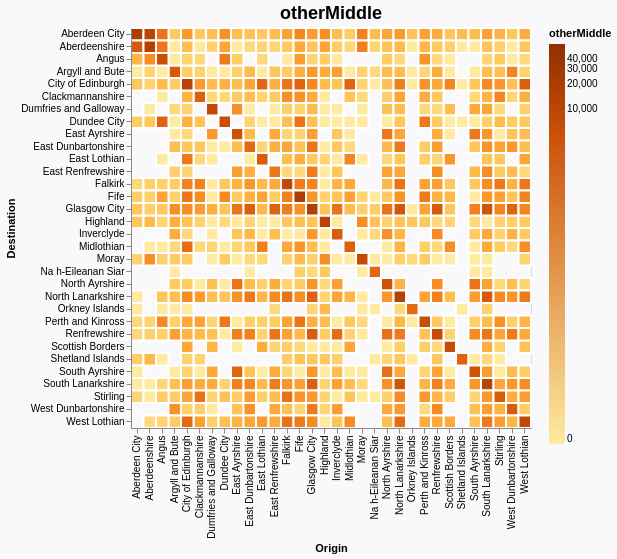

Here is the Vega-Lite specification saved for this chart:
### Vega-Lite specification from a JSON file in a GitHub repository (floating-point values rounded to 4 significant figures; data arrays with more than 128 entries replaced by an {"elided": "..."} marker saying what was removed)
{"$schema": "https://vega.github.io/schema/vega-lite/v5.json", "config": {"view": {}}, "background": "#f9f9fc", "title": {"text": "otherMiddle", "fontSize": 18}, "width": 400, "height": 400, "data": {"values": {"elided": "802 records"}}, "transform": [{"lookup": "source", "from": {"data": {"values": [{"lad17cd": "S12000005", "lad17nm": "Clackmannanshire", "cx": "291538", "cy": "695953"}, {"lad17cd": "S12000008", "lad17nm": "East Ayrshire", "cx": "253876", "cy": "624467"}, {"lad17cd": "S12000010", "lad17nm": "East Lothian", "cx": "354574", "cy": "671565"}, {"lad17cd": "S12000011", "lad17nm": "East Renfrewshire", "cx": "251243", "cy": "653894"}, {"lad17cd": "S12000013", "lad17nm": "Na h-Eileanan Siar", "cx": "126079", "cy": "925104"}, {"lad17cd": "S12000014", "lad17nm": "Falkirk", "cx": "287614", "cy": "679220"}, {"lad17cd": "S12000006", "lad17nm": "Dumfries and Galloway", "cx": "274463", "cy": "577773"}, {"lad17cd": "S12000015", "lad17nm": "Fife", "cx": "330459", "cy": "705129"}, {"lad17cd": "S12000017", "lad17nm": "Highland", "cx": "241140", "cy": "858171"}, {"lad17cd": "S12000018", "lad17nm": "Inverclyde", "cx": "228525", "cy": "670749"}, {"lad17cd": "S12000019", "lad17nm": "Midlothian", "cx": "329748", "cy": "661150"}, {"lad17cd": "S12000020", "lad17nm": "Moray", "cx": "323513", "cy": "844187"}, {"lad17cd": "S12000021", "lad17nm": "North Ayrshire", "cx": "229194", "cy": "651054"}, {"lad17cd": "S12000023", "lad17nm": "Orkney Islands", "cx": "336664", "cy": "1013618"}, {"lad17cd": "S12000024", "lad17nm": "Perth and Kinross", "cx": "287512", "cy": "743022"}, {"lad17cd": "S12000040", "lad17nm": "West Lothian", "cx": "301455", "cy": "667064"}, {"lad17cd": "S12000026", "lad17nm": "Scottish Borders", "cx": "349818", "cy": "631748"}, {"lad17cd": "S12000027", "lad17nm": "Shetland Islands", "cx": "436220", "cy": "1158484"}, {"lad17cd": "S12000028", "lad17nm": "South Ayrshire", "cx": "229826", "cy": "601763"}, {"lad17cd": "S12000038", "lad17nm": "Renfrewshire", "cx": "240948", "cy": "664304"}, {"lad17cd": "S12000039", "lad17nm": "West Dunbartonshire", "cx": "243650", "cy": "680064"}, {"lad17cd": "S12000029", "lad17nm": "South Lanarkshire", "cx": "285631", "cy": "637701"}, {"lad17cd": "S12000030", "lad17nm": "Stirling", "cx": "255534", "cy": "707548"}, {"lad17cd": "S12000033", "lad17nm": "Aberdeen City", "cx": "389618", "cy": "807854"}, {"lad17cd": "S12000034", "lad17nm": "Aberdeenshire", "cx": "361564", "cy": "817234"}, {"lad17cd": "S12000035", "lad17nm": "Argyll and Bute", "cx": "199951", "cy": "692400"}, {"lad17cd": "S12000036", "lad17nm": "City of Edinburgh", "cx": "319752", "cy": "670857"}, {"lad17cd": "S12000041", "lad17nm": "Angus", "cx": "343195", "cy": "759046"}, {"lad17cd": "S12000042", "lad17nm": "Dundee City", "cx": "340844", "cy": "732132"}, {"lad17cd": "S12000044", "lad17nm": "North Lanarkshire", "cx": "277459", "cy": "666649"}, {"lad17cd": "S12000045", "lad17nm": "East Dunbartonshire", "cx": "260184", "cy": "675970"}, {"lad17cd": "S12000046", "lad17nm": "Glasgow City", "cx": "259332", "cy": "667323"}]}, "key": "lad17cd", "fields": ["lad17nm"]}, "as": ["srcName"]}, {"lookup": "dest", "from": {"data": {"values": [{"lad17cd": "S12000005", "lad17nm": "Clackmannanshire", "cx": "291538", "cy": "695953"}, {"lad17cd": "S12000008", "lad17nm": "East Ayrshire", "cx": "253876", "cy": "624467"}, {"lad17cd": "S12000010", "lad17nm": "East Lothian", "cx": "354574", "cy": "671565"}, {"lad17cd": "S12000011", "lad17nm": "East Renfrewshire", "cx": "251243", "cy": "653894"}, {"lad17cd": "S12000013", "lad17nm": "Na h-Eileanan Siar", "cx": "126079", "cy": "925104"}, {"lad17cd": "S12000014", "lad17nm": "Falkirk", "cx": "287614", "cy": "679220"}, {"lad17cd": "S12000006", "lad17nm": "Dumfries and Galloway", "cx": "274463", "cy": "577773"}, {"lad17cd": "S12000015", "lad17nm": "Fife", "cx": "330459", "cy": "705129"}, {"lad17cd": "S12000017", "lad17nm": "Highland", "cx": "241140", "cy": "858171"}, {"lad17cd": "S12000018", "lad17nm": "Inverclyde", "cx": "228525", "cy": "670749"}, {"lad17cd": "S12000019", "lad17nm": "Midlothian", "cx": "329748", "cy": "661150"}, {"lad17cd": "S12000020", "lad17nm": "Moray", "cx": "323513", "cy": "844187"}, {"lad17cd": "S12000021", "lad17nm": "North Ayrshire", "cx": "229194", "cy": "651054"}, {"lad17cd": "S12000023", "lad17nm": "Orkney Islands", "cx": "336664", "cy": "1013618"}, {"lad17cd": "S12000024", "lad17nm": "Perth and Kinross", "cx": "287512", "cy": "743022"}, {"lad17cd": "S12000040", "lad17nm": "West Lothian", "cx": "301455", "cy": "667064"}, {"lad17cd": "S12000026", "lad17nm": "Scottish Borders", "cx": "349818", "cy": "631748"}, {"lad17cd": "S12000027", "lad17nm": "Shetland Islands", "cx": "436220", "cy": "1158484"}, {"lad17cd": "S12000028", "lad17nm": "South Ayrshire", "cx": "229826", "cy": "601763"}, {"lad17cd": "S12000038", "lad17nm": "Renfrewshire", "cx": "240948", "cy": "664304"}, {"lad17cd": "S12000039", "lad17nm": "West Dunbartonshire", "cx": "243650", "cy": "680064"}, {"lad17cd": "S12000029", "lad17nm": "South Lanarkshire", "cx": "285631", "cy": "637701"}, {"lad17cd": "S12000030", "lad17nm": "Stirling", "cx": "255534", "cy": "707548"}, {"lad17cd": "S12000033", "lad17nm": "Aberdeen City", "cx": "389618", "cy": "807854"}, {"lad17cd": "S12000034", "lad17nm": "Aberdeenshire", "cx": "361564", "cy": "817234"}, {"lad17cd": "S12000035", "lad17nm": "Argyll and Bute", "cx": "199951", "cy": "692400"}, {"lad17cd": "S12000036", "lad17nm": "City of Edinburgh", "cx": "319752", "cy": "670857"}, {"lad17cd": "S12000041", "lad17nm": "Angus", "cx": "343195", "cy": "759046"}, {"lad17cd": "S12000042", "lad17nm": "Dundee City", "cx": "340844", "cy": "732132"}, {"lad17cd": "S12000044", "lad17nm": "North Lanarkshire", "cx": "277459", "cy": "666649"}, {"lad17cd": "S12000045", "lad17nm": "East Dunbartonshire", "cx": "260184", "cy": "675970"}, {"lad17cd": "S12000046", "lad17nm": "Glasgow City", "cx": "259332", "cy": "667323"}]}, "key": "lad17cd", "fields": ["lad17nm"]}, "as": ["dstName"]}], "encoding": {"x": {"field": "srcName", "type": "ordinal", "title": "Origin"}, "y": {"field": "dstName", "type": "ordinal", "title": "Destination"}, "color": {"field": "otherMiddle", "type": "quantitative", "scale": {"type": "symlog", "domain": [0, 60000], "scheme": "yelloworangebrown"}, "legend": {"tickCount": 5, "gradientLength": 400}}, "tooltip": [{"field": "srcName", "type": "nominal", "title": "origin"}, {"field": "dstName", "type": "nominal", "title": "destination"}, {"field": "otherMiddle", "type": "nominal"}]}, "mark": {"type": "rect", "stroke": "white", "strokeWidth": 2}}
